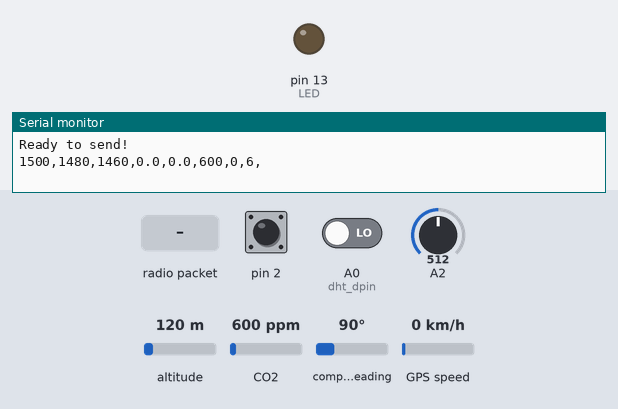
A sketch run on a simulated Arduino Leonardo, built with avr-gcc and run on an emulated ATmega32U4. Parts: output pins drawn as LEDs (lit = HIGH), the last lines printed to the serial monitor. Inputs (shaded band) come from the test bench; at power-on: pin 2 HIGH, A0 (dht_dpin) LOW, A2 = 512, altitude 120 m, CO2 600 ppm, compass heading 90°, GPS speed 0 km/h. The GPS gets a fix after 3 s at 37.7749, -122.4194 with 8 satellites; no radio packets arrive unless stated.

Above: at 1.2 s.
1.3 s: radio packet "1" arrives
At 2.3 s:
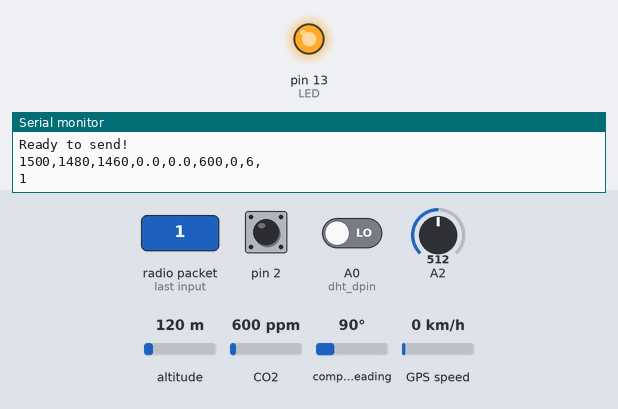
8.9 s: radio packet "0" arrives
At 17.8 s:
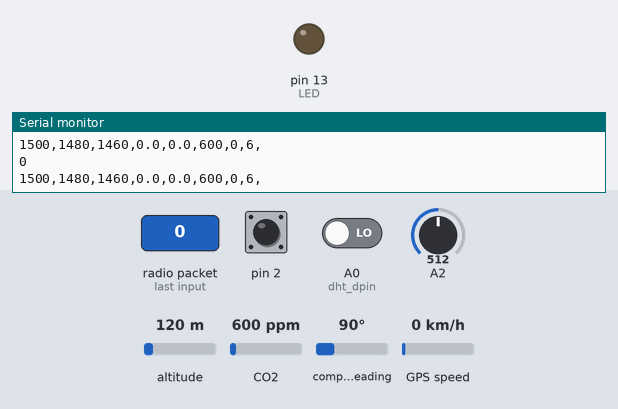
18.1 s: radio packet "2" arrives
At 21.1 s:
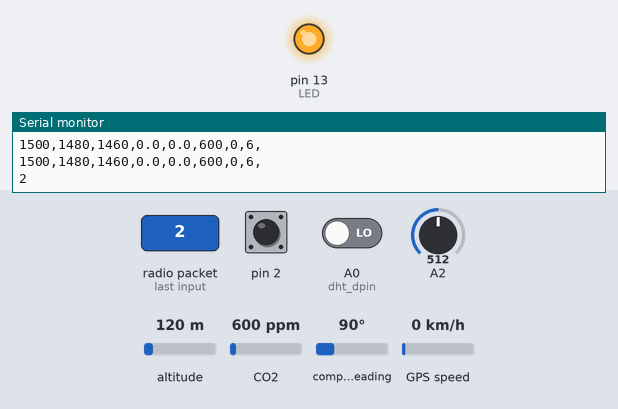
Timing chart, 0 to 27.3 s (numbered marks = the images above; inputs shaded):
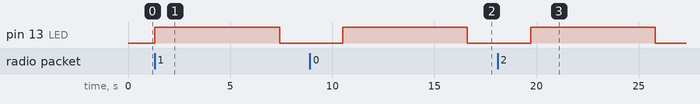

Measured:
- after the input at 1.3 s, pin 13 (LED): LOW → HIGH at once, → LOW 6.1 s later
- after the input at 8.9 s, pin 13 (LED): LOW → HIGH after 1.6 s, → LOW 6.1 s later
- after the input at 18.1 s, pin 13 (LED): LOW → HIGH after 1.6 s, → LOW 6.1 s later

The sketch:

track_GPS_Client_senval_mega.ino
```cpp
#include <TinyGPS.h>
#include <SPI.h>
#include <RH_RF95.h>
#include <String.h>
#include <MQ135.h>

TinyGPS gps;
RH_RF95 rf95;

static void smartdelay(unsigned long ms);

int LED=13;

String datastring1="";
String datastring2="";
String datastring3="";
uint8_t datasend[100];    //Storage  longtitude,latitude and altitude

char gps_lon[50]={"\0"};  //Storage GPS info
char gps_lat[20]={"\0"}; //Storage latitude
char gps_alt[20]={"\0"}; //Storage altitude

#define dht_dpin A0 // Use A0 pin to connect the data line of DHT11
byte bGlobalErr;
char dht_dat[5];

#define mq135_pin A1
MQ135 gasSensor = MQ135(mq135_pin); // MQ135 digital pin connected to pin number A2
float ppm=0;

bool PIR_flag = false;
int pir_count;

int G_sharp ;

void setup()
{
  InitDHT();
  // initialize digital pin  as an output.
  pinMode(LED, OUTPUT);
  attachInterrupt(digitalPinToInterrupt(2), pir_isr , FALLING);
  // initialize both serial ports:
  Serial.begin(9600);  // Serial to print out GPS info in Arduino IDE
  Serial1.begin(9600);       // Second serial port on mega to get GPS data.
  while (!Serial);

   if (!rf95.init()) {  // Defaults after init are 434.0MHz, 13dBm, Bw = 125 kHz, Cr = 4/5, Sf = 128chips/symbol, CRC on
    Serial.println("Starting LoRa failed!");
    while (1);
  }

  /* Set frequency is 868MHz,SF is 7,SB is 125KHz,CR is 4/5 and Tx power is 20dBm */
  rf95.setFrequency(868);
  rf95.setSpreadingFactor(7);
  rf95.setSignalBandwidth(125E3);
  rf95.setCodingRate4(5);
  rf95.setTxPower(20,false);

  Serial.println("Ready to send!");
}

void loop()
{
  float flat, flon,falt;
  unsigned long age;
  gps.f_get_position(&flat, &flon, &age);
  falt=gps.f_altitude();  //get altitude
  flon == TinyGPS::GPS_INVALID_F_ANGLE ? 0.0 : flon, 6;//save six decimal places
  flat == TinyGPS::GPS_INVALID_F_ANGLE ? 0.0 : flat, 6;
  falt == TinyGPS::GPS_INVALID_F_ANGLE ? 0.0 : falt, 2;//save two decimal places
  datastring1 +=dtostrf(flat, 0, 6, gps_lat);
  datastring2 +=dtostrf(flon, 0, 6, gps_lon);
  datastring3 +=dtostrf(falt, 0, 2, gps_alt);

  ReadDHT();

  ppm = gasSensor.getPPM();

  if(PIR_flag == true)
  {
    pir_count++;
    PIR_flag = false;
  }

  float volts = analogRead(A2);//*0.0048828125;
  float distance = 65*pow(volts, -1.10);
  G_sharp = distance*100;

//  if(flon!=1000.000000)
//  {

//  strcat(gps_lon,DeviceID);
//  strcat(gps_lon,",");

//switch (bGlobalErr)
//   {
//     case 0:
//       Serial.print("Current humdity = ");
//       Serial.print(dht_dat[0], DEC);
//       Serial.print(".");
//       Serial.print(dht_dat[1], DEC);
//       Serial.print("%  ");
//       Serial.print("temperature = ");
//       Serial.print(dht_dat[2], DEC);
//       Serial.print(".");
//       Serial.print(dht_dat[3], DEC);
//       Serial.println("C  ");
//       strcat(gps_lon,",");
//       strcat(gps_lon,gps_lat);
//       strcat(gps_lon,",");
//       strcat(gps_lon,gps_alt);
//       strcat(gps_lon,",");
//       strcat(gps_lon,dht_dat[0]);
//       strcat(gps_lon,".");
//       strcat(gps_lon,dht_dat[1]);
//       strcat(gps_lon,",");
//       strcat(gps_lon,dht_dat[2]);
//       strcat(gps_lon,".");
//       strcat(gps_lon,dht_dat[3]);
//       strcat(gps_lon,",");
//       strcat(gps_lon,ppm);
//       strcat(gps_lon,",");
//       strcat(gps_lon,pir_count);
//       strcat(gps_lon,",");
//       strcat(gps_lon,G_sharp);
//       strcat(gps_lon,",");
//       strcat((char *)datasend,gps_lon);
       sprintf(datasend,"%d,%d,%d,%d.%d,%d.%d,%d,%d,%d,",gps_lon,gps_lat,gps_alt,dht_dat[0],dht_dat[1],dht_dat[2],dht_dat[3],(int)ppm,pir_count,G_sharp);
       Serial.println((char *)datasend);

       // send data
       rf95.send(datasend, sizeof(datasend));
       rf95.waitPacketSent();
//       break;
//     case 1:
//        Serial.println("Error 1: DHT start condition 1 not met.");
//        break;
//     case 2:
//        Serial.println("Error 2: DHT start condition 2 not met.");
//        break;
//     case 3:
//        Serial.println("Error 3: DHT checksum error.");
//        break;
//     default:
//        Serial.println("Error: Unrecognized code encountered.");
//        break;
//    }

   // Now wait for a reply
  receivepacket();
//  }
  smartdelay(3000);
}

//If the packet arrive LG01, LG01 will send a ACK and here will receive it and turn on the led.
void receivepacket(){
    uint8_t indatabuf[RH_RF95_MAX_MESSAGE_LEN];
    uint8_t len = sizeof(indatabuf);

    if (rf95.waitAvailableTimeout(3000))
     {
       // Should be a reply message for us now
       if (rf95.recv(indatabuf, &len))
         {
         Serial.println((char*)indatabuf);
         digitalWrite(LED, HIGH);   // turn the LED on (HIGH is the voltage level)
         }
         else
         {
          digitalWrite(LED, LOW);    // turn the LED off by making the voltage LOW
          Serial.println("receive failed!");
         }
    }
    else
    {
      // Serial print "No reply, is track_GPS_server running or overranging the receive distance?" if don't get the reply .
      //Serial.println("No reply, is track_GPS_Server running or overranging the receive distance?");
      digitalWrite(LED, LOW);    // turn the HEART_LED off by making the voltage LOW
    }
}

static void smartdelay(unsigned long ms)
{

  unsigned long start = millis();
  do
  {
    while (Serial1.available())
    {
      //ss.print(Serial.read());
      gps.encode(Serial1.read());
    }
  } while (millis() - start < ms);
}

// DHT
void InitDHT() // Initiate DHT11
{
    pinMode(dht_dpin,OUTPUT);//
    digitalWrite(dht_dpin,HIGH);//Set A0 to output high
}

void ReadDHT() // Read Temperature and Humidity value
{
    bGlobalErr=0;
    byte dht_in;
    byte i;

     //pinMode(dht_dpin,OUTPUT);
    digitalWrite(dht_dpin,LOW);//pull low data line to send signal.
    delay(30);//Add a delay higher than 18ms so DHT11 can detect the start signal

    digitalWrite(dht_dpin,HIGH);
    delayMicroseconds(40);
    pinMode(dht_dpin,INPUT);
    // delayMicroseconds(40);
    dht_in=digitalRead(dht_dpin);//Get A0 state
    //   Serial.println(dht_in,DEC);
    if(dht_in){
       bGlobalErr=1;
       return;
       }
    delayMicroseconds(80);//Get DHT11 response , pull low data lineDHT11
    dht_in=digitalRead(dht_dpin);

    if(!dht_in){
       bGlobalErr=2;
       return;
       }
    delayMicroseconds(80);//
    for (i=0; i<5; i++)//Ger Temperature and Humidity value
       dht_dat[i] = read_dht_dat();

    pinMode(dht_dpin,OUTPUT);
    digitalWrite(dht_dpin,HIGH);
    byte dht_check_sum =
           dht_dat[0]+dht_dat[1]+dht_dat[2]+dht_dat[3];//Calculate check sum
    if(dht_dat[4]!= dht_check_sum)//Error when check sum dismatch
       {bGlobalErr=3;}
};

byte read_dht_dat(){
  byte i = 0;
  byte result=0;
  for(i=0; i< 8; i++){
      while(digitalRead(dht_dpin)==LOW);//
      delayMicroseconds(30);//
      if (digitalRead(dht_dpin)==HIGH)
     result |=(1<<(7-i));//
    while (digitalRead(dht_dpin)==HIGH);//
    }
  return result;
}

// PIR
void pir_isr()
{
  PIR_flag = true;
}
```
